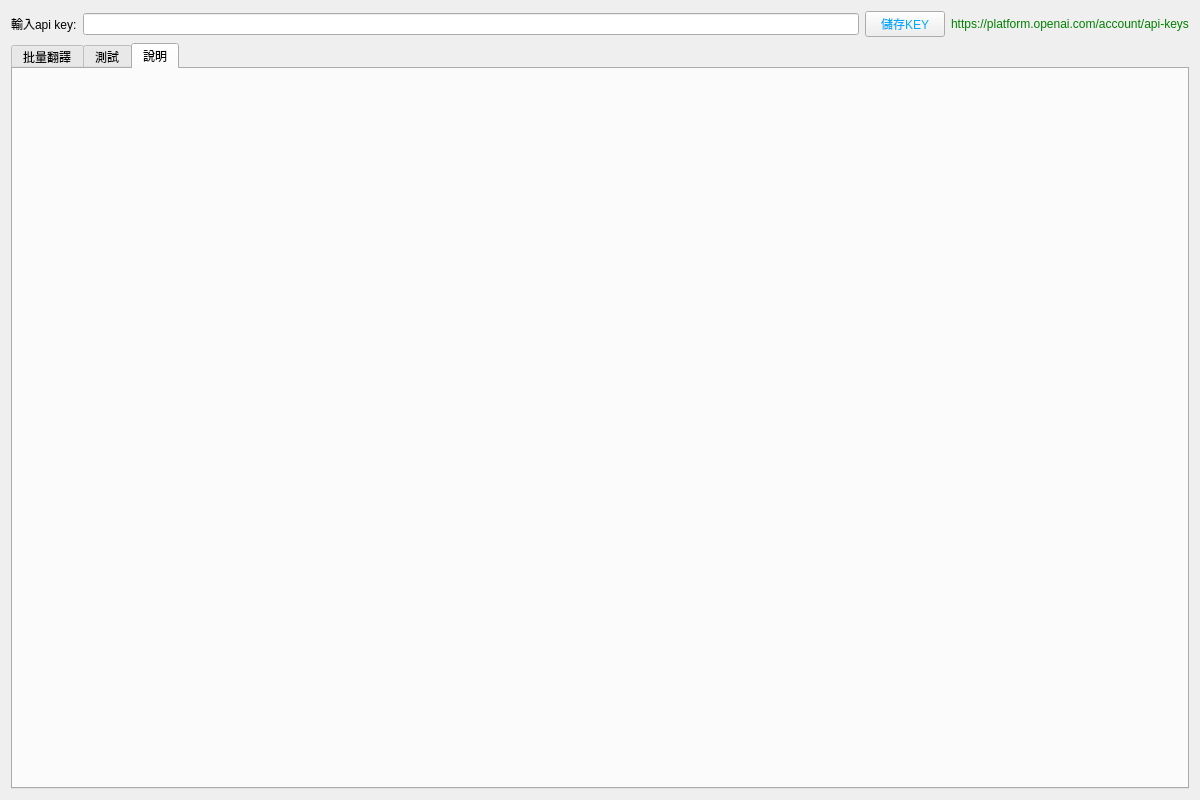
<?xml version="1.0" encoding="UTF-8"?>
<ui version="4.0">
 <class>Widget</class>
 <widget class="QWidget" name="Widget">
  <property name="geometry">
   <rect>
    <x>0</x>
    <y>0</y>
    <width>1200</width>
    <height>800</height>
   </rect>
  </property>
  <property name="windowTitle">
   <string>Widget</string>
  </property>
  <layout class="QGridLayout" name="gridLayout">
   <item row="3" column="1" colspan="4">
    <widget class="QTabWidget" name="tabWidget">
     <property name="currentIndex">
      <number>2</number>
     </property>
     <widget class="LayerTr" name="pageTr">
      <attribute name="title">
       <string>批量翻譯</string>
      </attribute>
     </widget>
     <widget class="LayerTest" name="pageTest">
      <attribute name="title">
       <string>測試</string>
      </attribute>
     </widget>
     <widget class="LayerHelp" name="tab">
      <attribute name="title">
       <string>說明</string>
      </attribute>
     </widget>
    </widget>
   </item>
   <item row="1" column="1">
    <widget class="QLabel" name="label">
     <property name="text">
      <string>輸入api key:</string>
     </property>
    </widget>
   </item>
   <item row="1" column="3">
    <widget class="QPushButton" name="btnSet">
     <property name="styleSheet">
      <string notr="true">color: rgb(0, 170, 255);</string>
     </property>
     <property name="text">
      <string>儲存KEY</string>
     </property>
    </widget>
   </item>
   <item row="1" column="2">
    <widget class="QLineEdit" name="txKey"/>
   </item>
   <item row="1" column="4">
    <widget class="QLabel" name="lb0">
     <property name="text">
      <string>&lt;html&gt;&lt;head/&gt;&lt;body&gt;&lt;p&gt;&lt;span style=&quot; color:#008000;&quot;&gt;https://platform.openai.com/account/api-keys&lt;/span&gt;&lt;/p&gt;&lt;/body&gt;&lt;/html&gt;</string>
     </property>
    </widget>
   </item>
  </layout>
 </widget>
 <customwidgets>
  <customwidget>
   <class>LayerTest</class>
   <extends>QWidget</extends>
   <header>LayerTest.h</header>
   <container>1</container>
  </customwidget>
  <customwidget>
   <class>LayerTr</class>
   <extends>QWidget</extends>
   <header>LayerTr.h</header>
   <container>1</container>
  </customwidget>
  <customwidget>
   <class>LayerHelp</class>
   <extends>QWidget</extends>
   <header>LayerHelp.h</header>
   <container>1</container>
  </customwidget>
 </customwidgets>
 <resources/>
 <connections/>
</ui>
